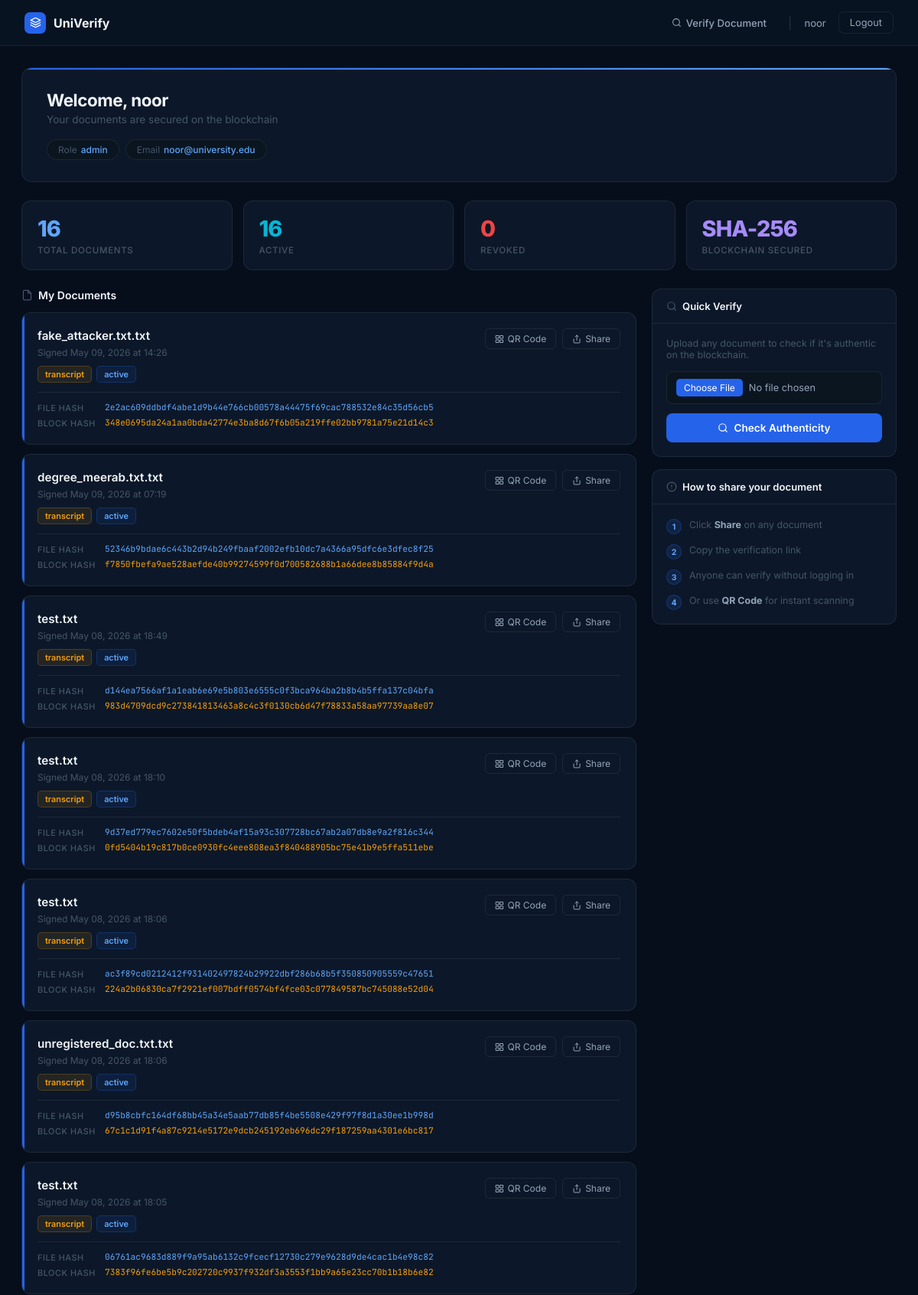
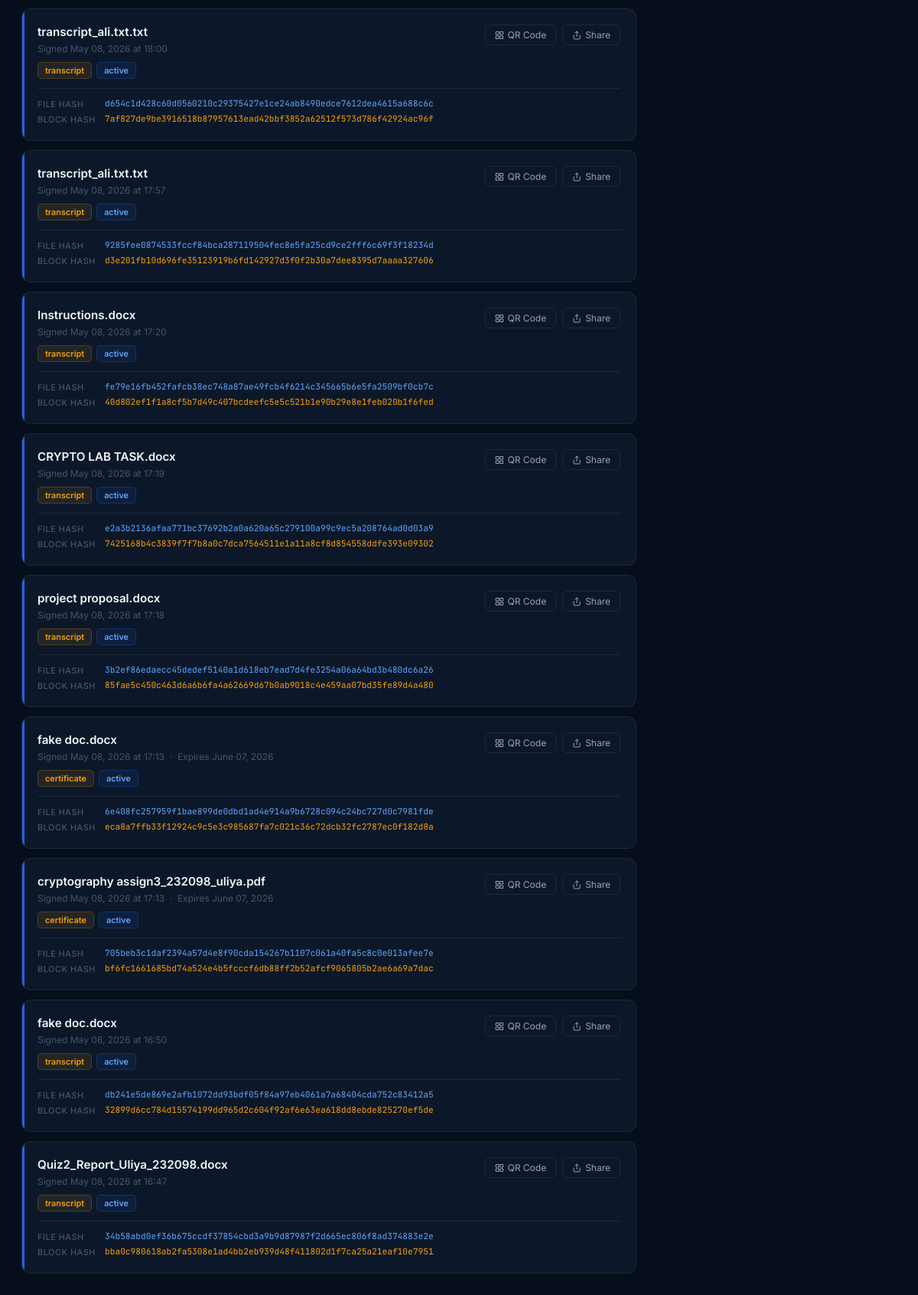
/student (signed in), run on the app's committed database (2 pictures, top to bottom).
### models.py (models this page shows, shortened)
class User(UserMixin, db.Model):
    __tablename__ = 'users'
    id = db.Column(db.Integer, primary_key=True)
    full_name = db.Column(db.String(100), nullable=False)
    email = db.Column(db.String(120), unique=True, nullable=False)
    password_hash = db.Column(db.String(256), nullable=False)
    role = db.Column(db.String(20), default='student')
    reg_number = db.Column(db.String(50), unique=True, nullable=True)
    department = db.Column(db.String(100), nullable=True)
    created_at = db.Column(db.DateTime, default=datetime.utcnow)
    is_active = db.Column(db.Boolean, default=True)
    documents = db.relationship('Document', backref='owner', lazy=True)

class Document(db.Model):
    __tablename__ = 'documents'
    id = db.Column(db.Integer, primary_key=True)
    filename = db.Column(db.String(200), nullable=False)
    original_name = db.Column(db.String(200), nullable=False)
    file_hash = db.Column(db.String(64), unique=True, nullable=False)
    block_hash = db.Column(db.String(64), nullable=False)
    block_index = db.Column(db.Integer, nullable=False)
    cert_fingerprint = db.Column(db.String(200), nullable=False)
    signature = db.Column(db.Text, nullable=False)
    doc_type = db.Column(db.String(50), default='general')
    status = db.Column(db.String(20), default='active')
    qr_code_path = db.Column(db.String(200), nullable=True)
    user_id = db.Column(db.Integer, db.ForeignKey('users.id'), nullable=False)
    signed_at = db.Column(db.DateTime, default=datetime.utcnow)
    expires_at = db.Column(db.DateTime, nullable=True)

### app.py (the view)
@app.route('/student')
@login_required
def student_portal():
    my_docs = Document.query.filter_by(user_id=current_user.id).order_by(Document.signed_at.desc()).all()
    return render_template('student_portal.html', documents=my_docs)

### app.py (called while the page is built)
@login_manager.user_loader
def load_user(user_id):
    return User.query.get(int(user_id))

### templates/student_portal.html (shortened to what this page needs)
<!DOCTYPE html>
<html lang="en">
<head>
</head>
<body>
<nav>
    <a href="/" class="nav-brand">
        <div class="nav-logo"><svg viewBox="0 0 24 24" fill="none" stroke="currentColor" stroke-width="2" stroke-linecap="round" stroke-linejoin="round"><path d="M12 2L2 7l10 5 10-5-10-5z"/><path d="M2 17l10 5 10-5"/><path d="M2 12l10 5 10-5"/></svg></div>
        <span class="nav-name">UniVerify</span>
    </a>
    <div class="nav-right">
        <a href="/verify" class="nav-link">
            <svg viewBox="0 0 24 24" fill="none" stroke="currentColor" stroke-width="2" stroke-linecap="round" stroke-linejoin="round"><circle cx="11" cy="11" r="8"/><path d="m21 21-4.35-4.35"/></svg>
            Verify Document
        </a>
        <span class="nav-sep">|</span>
        <span class="nav-user">{{ current_user.full_name }}</span>
        <a href="/logout" class="btn-logout">Logout</a>
    </div>
</nav>
<div class="main">
    <div class="welcome-banner">
        <div class="welcome-top">
            <div>
                <div class="welcome-name">Welcome, {{ current_user.full_name }}</div>
                <div class="welcome-sub">Your documents are secured on the blockchain</div>
            </div>
        </div>
        <div class="info-pills">
            <div class="info-pill">Role <span>{{ current_user.role }}</span></div>
            <div class="info-pill">Email <span>{{ current_user.email }}</span></div>
        </div>
    </div>
    <div class="stats-grid">
        <div class="stat-card">
            <div class="stat-num n-blue">{{ documents|length }}</div>
            <div class="stat-lbl">Total Documents</div>
        </div>
        <div class="stat-card">
            <div class="stat-num n-cyan">{{ documents|selectattr('status','equalto','active')|list|length }}</div>
            <div class="stat-lbl">Active</div>
        </div>
        <div class="stat-card">
            <div class="stat-num n-red">{{ documents|selectattr('status','equalto','revoked')|list|length }}</div>
            <div class="stat-lbl">Revoked</div>
        </div>
        <div class="stat-card">
            <div class="stat-num n-purple">SHA-256</div>
            <div class="stat-lbl">Blockchain Secured</div>
        </div>
    </div>
    <div class="layout">
        <div>
            <div class="section-title">
                <svg viewBox="0 0 24 24" fill="none" stroke="currentColor" stroke-width="2" stroke-linecap="round" stroke-linejoin="round"><path d="M14 2H6a2 2 0 0 0-2 2v16a2 2 0 0 0 2 2h12a2 2 0 0 0 2-2V8z"/><polyline points="14 2 14 8 20 8"/></svg>
                My Documents
            </div>
            {% if documents %}
                {% for doc in documents %}
                <div class="doc-card {{ 'revoked' if doc.status == 'revoked' else '' }}">
                    <div class="doc-top">
                        <div style="flex:1;">
                            <div class="doc-name">{{ doc.original_name }}</div>
                            <div class="doc-meta">
                                Signed {{ doc.signed_at.strftime('%B %d, %Y at %H:%M') }}
                                {% if doc.expires_at %} &nbsp;·&nbsp; Expires {{ doc.expires_at.strftime('%B %d, %Y') }}{% endif %}
                            </div>
                            <div class="badges">
                                <span class="badge badge-type">{{ doc.doc_type }}</span>
                                <span class="badge badge-{{ doc.status }}">{{ doc.status }}</span>
                            </div>
                        </div>
                        <div class="doc-actions">
                            {% if doc.qr_code_path %}
                            <button class="btn-sm" onclick="showQR('{{ doc.qr_code_path }}', '{{ doc.original_name }}')">
                                <svg viewBox="0 0 24 24" fill="none" stroke="currentColor" stroke-width="2" stroke-linecap="round" stroke-linejoin="round"><rect x="3" y="3" width="7" height="7"/><rect x="14" y="3" width="7" height="7"/><rect x="14" y="14" width="7" height="7"/><rect x="3" y="14" width="7" height="7"/></svg>
                                QR Code
                            </button>
                            {% endif %}
                            <button class="btn-sm blue" onclick="shareDoc('{{ doc.file_hash }}')">
                                <svg viewBox="0 0 24 24" fill="none" stroke="currentColor" stroke-width="2" stroke-linecap="round" stroke-linejoin="round"><path d="M4 12v8a2 2 0 0 0 2 2h12a2 2 0 0 0 2-2v-8"/><polyline points="16 6 12 2 8 6"/><line x1="12" y1="2" x2="12" y2="15"/></svg>
                                Share
                            </button>
                        </div>
                    </div>
                    <div class="doc-hashes">
                        <div class="hash-row">
                            <span class="hash-lbl">File Hash</span>
                            <span class="hash-val">{{ doc.file_hash }}</span>
                        </div>
                        <div class="hash-row">
                            <span class="hash-lbl">Block Hash</span>
                            <span class="hash-val warn">{{ doc.block_hash }}</span>
                        </div>
                    </div>
                </div>
                {% endfor %}
            {% endif %}
        </div>
        <div>
            <div class="sidebar-card">
                <div class="sidebar-head">
                    <svg viewBox="0 0 24 24" fill="none" stroke="currentColor" stroke-width="2" stroke-linecap="round" stroke-linejoin="round"><circle cx="11" cy="11" r="8"/><path d="m21 21-4.35-4.35"/></svg>
                    Quick Verify
                </div>
                <div class="sidebar-body">
                    <p style="font-size:0.78rem;color:var(--text-3);margin-bottom:14px;">Upload any document to check if it's authentic on the blockchain.</p>
                    <div class="field">
                        <input type="file" id="vFile" accept=".pdf,.docx,.xlsx,.txt">
                    </div>
                    <button class="btn-primary" onclick="quickVerify()">
                        <svg viewBox="0 0 24 24" fill="none" stroke="currentColor" stroke-width="2" stroke-linecap="round" stroke-linejoin="round"><circle cx="11" cy="11" r="8"/><path d="m21 21-4.35-4.35"/></svg>
                        Check Authenticity
                    </button>
                </div>
            </div>
            <div class="sidebar-card">
                <div class="sidebar-head">
                    <svg viewBox="0 0 24 24" fill="none" stroke="currentColor" stroke-width="2" stroke-linecap="round" stroke-linejoin="round"><circle cx="12" cy="12" r="10"/><line x1="12" y1="8" x2="12" y2="12"/><line x1="12" y1="16" x2="12.01" y2="16"/></svg>
                    How to share your document
                </div>
                <div class="sidebar-body">
                    <div class="step-item">
                        <div class="step-num">1</div>
                        <div class="step-text">Click <strong>Share</strong> on any document</div>
                    </div>
                    <div class="step-item">
                        <div class="step-num">2</div>
                        <div class="step-text">Copy the verification link</div>
                    </div>
                    <div class="step-item">
                        <div class="step-num">3</div>
                        <div class="step-text">Anyone can verify without logging in</div>
                    </div>
                    <div class="step-item">
                        <div class="step-num">4</div>
                        <div class="step-text">Or use <strong>QR Code</strong> for instant scanning</div>
                    </div>
                </div>
            </div>
        </div>
    </div>
</div>
</body>
</html>

### data on the page
User: full_name "noor", role "admin", email "noor@university.edu"
Document: original_name "fake_attacker.txt.txt", signed_at "May 09, 2026 at 14:26", doc_type "transcript", status "active", file_hash "2e2ac609ddbdf4abe1d9b44e766cb00578a44475f69cac788532e84c35d56cb5", block_hash "348e0695da24a1aa0bda42774e3ba8d67f6b05a219ffe02bb9781a75e21d14c3"
Document: original_name "degree_meerab.txt.txt", signed_at "May 09, 2026 at 07:19", doc_type "transcript", status "active", file_hash "52346b9bdae6c443b2d94b249fbaaf2002efb10dc7a4366a95dfc6e3dfec8f25", block_hash "f7850fbefa9ae528aefde40b99274599f0d700582688b1a66dee8b85884f9d4a"
Document: original_name "test.txt", signed_at "May 08, 2026 at 18:49", doc_type "transcript", status "active", file_hash "d144ea7566af1a1eab6e69e5b803e6555c0f3bca964ba2b8b4b5ffa137c04bfa", block_hash "983d4709dcd9c273841813463a8c4c3f0130cb6d47f78833a58aa97739aa8e07"
Document: original_name "test.txt", signed_at "May 08, 2026 at 18:10", doc_type "transcript", status "active", file_hash "9d37ed779ec7602e50f5bdeb4af15a93c307728bc67ab2a07db8e9a2f816c344", block_hash "0fd5404b19c817b0ce0930fc4eee808ea3f840488905bc75e41b9e5ffa511ebe"
Document: original_name "test.txt", signed_at "May 08, 2026 at 18:06", doc_type "transcript", status "active", file_hash "ac3f89cd0212412f931402497824b29922dbf286b68b5f350850905559c47651", block_hash "224a2b06830ca7f2921ef007bdff0574bf4fce03c077849587bc745088e52d04"
Document: original_name "unregistered_doc.txt.txt", signed_at "May 08, 2026 at 18:06", doc_type "transcript", status "active", file_hash "d95b8cbfc164df68bb45a34e5aab77db85f4be5508e429f97f8d1a30ee1b998d", block_hash "67c1c1d91f4a87c9214e5172e9dcb245192eb696dc29f187259aa4301e6bc817"
Document: original_name "test.txt", signed_at "May 08, 2026 at 18:05", doc_type "transcript", status "active", file_hash "06761ac9683d889f9a95ab6132c9fcecf12730c279e9628d9de4cac1b4e98c82", block_hash "7383f96fe6be5b9c202720c9937f932df3a3553f1bb9a65e23cc70b1b18b6e82"
Document: original_name "transcript_ali.txt.txt", signed_at "May 08, 2026 at 18:00", doc_type "transcript", status "active", file_hash "d654c1d428c60d0560210c29375427e1ce24ab8490edce7612dea4615a688c6c", block_hash "7af827de9be3916518b87957613ead42bbf3852a62512f573d786f42924ac96f"
Document: original_name "transcript_ali.txt.txt", signed_at "May 08, 2026 at 17:57", doc_type "transcript", status "active", file_hash "9285fee0874533fccf84bca287119504fec8e5fa25cd9ce2fff6c69f3f18234d", block_hash "d3e201fb10d696fe35123919b6fd142927d3f0f2b30a7dee8395d7aaaa327606"
Document: original_name "Instructions.docx", signed_at "May 08, 2026 at 17:20", doc_type "transcript", status "active", file_hash "fe79e16fb452fafcb38ec748a87ae49fcb4f6214c345665b6e5fa2509bf0cb7c", block_hash "40d802ef1f1a8cf5b7d49c407bcdeefc5e5c521b1e90b29e8e1feb020b1f6fed"
Document: original_name "CRYPTO LAB TASK.docx", signed_at "May 08, 2026 at 17:19", doc_type "transcript", status "active", file_hash "e2a3b2136afaa771bc37692b2a0a620a65c279100a99c9ec5a208764ad0d03a9", block_hash "7425168b4c3839f7f7b8a0c7dca7564511e1a11a8cf8d854558ddfe393e09302"
Document: original_name "project proposal.docx", signed_at "May 08, 2026 at 17:18", doc_type "transcript", status "active", file_hash "3b2ef86edaecc45dedef5140a1d618eb7ead7d4fe3254a06a64bd3b480dc6a26", block_hash "85fae5c450c463d6a6b6fa4a62669d67b0ab9018c4e459aa07bd35fe89d4a480"
Document: original_name "fake doc.docx", signed_at "May 08, 2026 at 17:13", expires_at "June 07, 2026", doc_type "certificate", status "active", file_hash "6e408fc257959f1bae899de0dbd1ad4e914a9b6728c094c24bc727d0c7981fde", block_hash "eca8a7ffb33f12924c9c5e3c985687fa7c021c36c72dcb32fc2787ec0f182d8a"
Document: original_name "cryptography assign3_232098_uliya.pdf", signed_at "May 08, 2026 at 17:13", expires_at "June 07, 2026", doc_type "certificate", status "active", file_hash "705beb3c1daf2394a57d4e8f90cda154267b1107c061a40fa5c8c0e013afee7e", block_hash "bf6fc1661685bd74a524e4b5fcccf6db88ff2b52afcf9065805b2ae6a69a7dac"
Document: original_name "fake doc.docx", signed_at "May 08, 2026 at 16:50", doc_type "transcript", status "active", file_hash "db241e5de869e2afb1072dd93bdf05f84a97eb4061a7a68404cda752c83412a5", block_hash "32899d6cc784d15574199dd965d2c604f92af6e63ea618dd8ebde825270ef5de"
Document: original_name "Quiz2_Report_Uliya_232098.docx", signed_at "May 08, 2026 at 16:47", doc_type "transcript", status "active", file_hash "34b58abd0ef36b675ccdf37854cbd3a9b9d87987f2d665ec806f8ad374883e2e", block_hash "bba0c980618ab2fa5308e1ad4bb2eb939d48f411802d1f7ca25a21eaf10e7951"

### other printed values
{{ documents|length }} "16"
{{ documents|selectattr('status','equalto','active')|list|length }} "16"
{{ documents|selectattr('status','equalto','revoked')|list|length }} "0"
